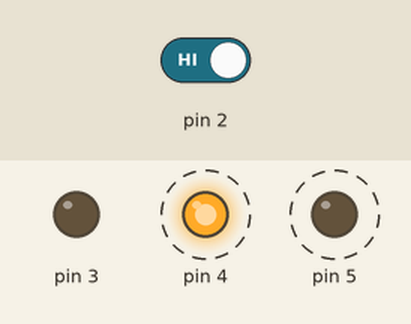
Bench run of a sketch on a simulated Arduino Uno, built with avr-gcc and run on an emulated ATmega328P. Shown: output pins drawn as LEDs (lit = HIGH). Dashed ring = blinking. The inputs (shaded band) are chosen by the test bench; at power-on: pin 2 HIGH.

Above: at 1.47 s.
1.8 s: pin 2 driven LOW
At 3.3 s:
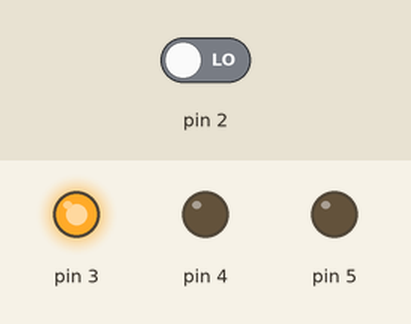
3.6 s: pin 2 driven HIGH
At 7.5 s:
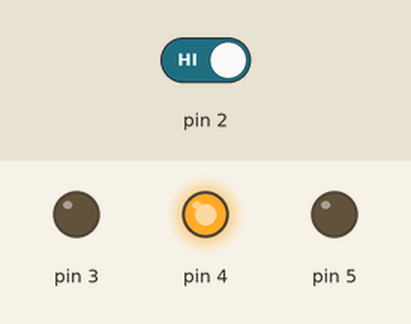
Timing chart, 0 to 12.6 s (numbered marks = the images above; inputs shaded):
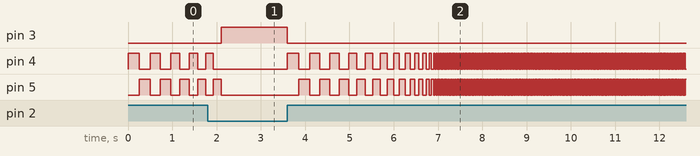

Measured:
- after the input at 1.8 s, pin 3: LOW → HIGH after 0.30 s; pin 4: goes on until 1.9 s, then stays LOW; pin 5: goes on until 2.1 s, then stays LOW
- after the input at 3.6 s, pin 3: HIGH → LOW at once; pin 4: LOW → HIGH at once, then repeats every 0.48 s: LOW 0.25 s, HIGH 0.23 s; pin 5: LOW → HIGH after 0.25 s, then repeats every 0.46 s: LOW 0.23 s, HIGH 0.23 s
- by itself, pin 4: alternates HIGH for 0.22 s and LOW for 0.22 s
- by itself, pin 5: alternates HIGH for 0.22 s and LOW for 0.21 s

The sketch:

spaceship.ino
```cpp
void setup() {

  pinMode(3, OUTPUT);
  pinMode(4, OUTPUT);
  pinMode(5, OUTPUT);
  pinMode(2, INPUT);

}

int duration = 250;

void loop () {
  int switch_state = 0;

  switch_state = digitalRead(2);

  if (switch_state == LOW) {
    duration = 250;
    digitalWrite(3,HIGH);
    digitalWrite(4,LOW);
    digitalWrite(5,LOW);
  } else {
    digitalWrite(3,LOW);
    digitalWrite(4,HIGH);
    digitalWrite(5,LOW);
    delay(duration);
    digitalWrite(4,LOW);
    digitalWrite(5,HIGH);
    delay(duration);
    duration = duration - 20;
    if (duration < 20) {duration = 20;}
  }

}
```
